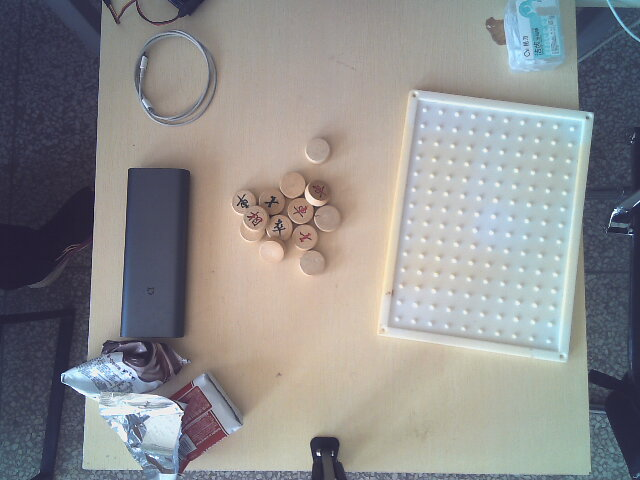
#> input picture im1.jpg, 640 x 480 px
$ python -i copy_pic_and_slabelle_color.py   (imports and definitions only)
#> lines starting #> are read from the running program, lines starting #| are printed output that depends on the picture
#> further down, picture is the input picture: PIL image 640x480 RGB; mean R, G, B 141.6, 141.4, 141.9
import glob
import random
from PIL import Image, ImageDraw, ImageFont
import sys
import os
import time
import cv2
import numpy as np

# [1 line not run here, left out]

# [210 lines left out: functions turn_clockwise0, turn_clockwise90, turn_clockwise180, turn_clockwise270, x_overturn, y_overturn, not called in this run]


def pil_to_cv(pil_image):
    """将PIL.Image转换为OpenCV格式（BGR顺序）"""
    return cv2.cvtColor(np.array(pil_image), cv2.COLOR_RGB2BGR)

def cv_to_pil(cv_image):
    """将OpenCV格式转换为PIL.Image（自动转为RGB）"""
    return Image.fromarray(cv2.cvtColor(cv_image, cv2.COLOR_BGR2RGB))

def hybrid_hue_shift(pil_image):
    """混合处理方案：PIL输入输出，OpenCV核心处理"""
    # 转换为OpenCV格式
    cv_img = pil_to_cv(pil_image.convert('RGB'))

    # OpenCV色相处理
    hsv = cv2.cvtColor(cv_img, cv2.COLOR_BGR2HSV)
#> hsv: shape (480, 640, 3); mean H, S, V 66.2, 43.9, 153.6
    h, s, v = cv2.split(hsv)
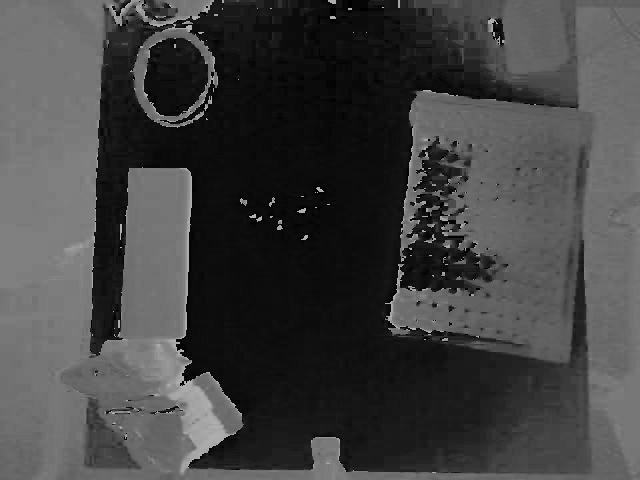
#> h: shape (480, 640); min 0, max 179, mean 66.2
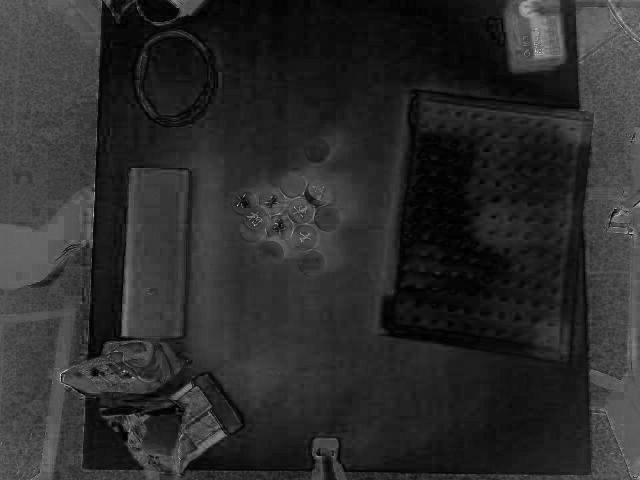
#> s: shape (480, 640); min 0, max 215, mean 43.9
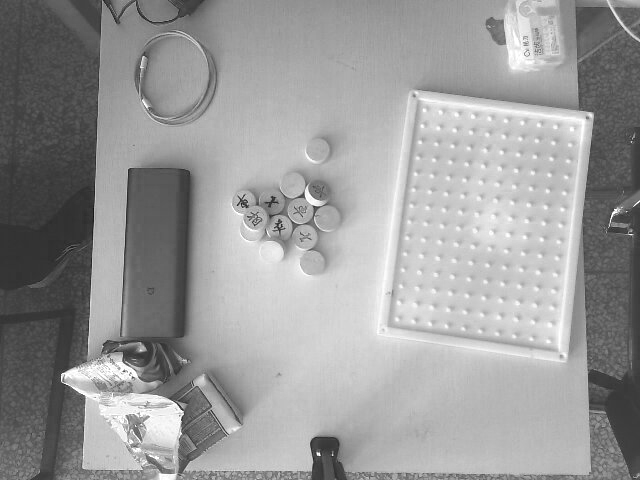
#> v: shape (480, 640); min 15, max 255, mean 153.6

    # 生成OpenCV格式的色相偏移（H通道范围0-179，每度对应2°）
    hue_shifts = [0, 30, 60, 90, 120, 150]  # 对应0°,60°,120°,180°,240°,300°
    h = (h + random.choice(hue_shifts)) % 180
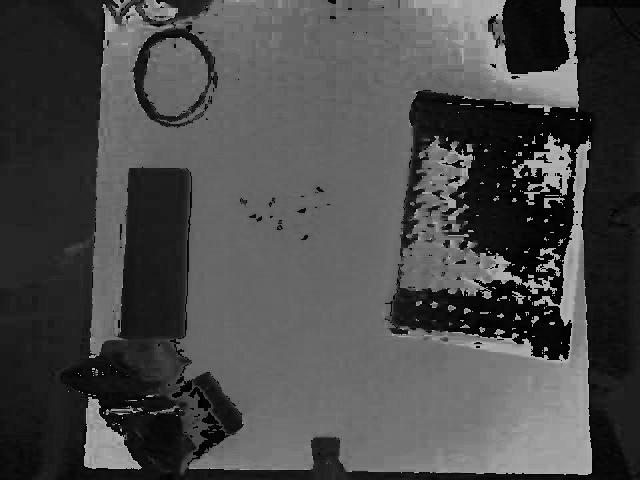
#> h: shape (480, 640); min 0, max 179, mean 73.8

    # 合并通道并转换回BGR
    shifted = cv2.cvtColor(cv2.merge([h, s, v]), cv2.COLOR_HSV2BGR)
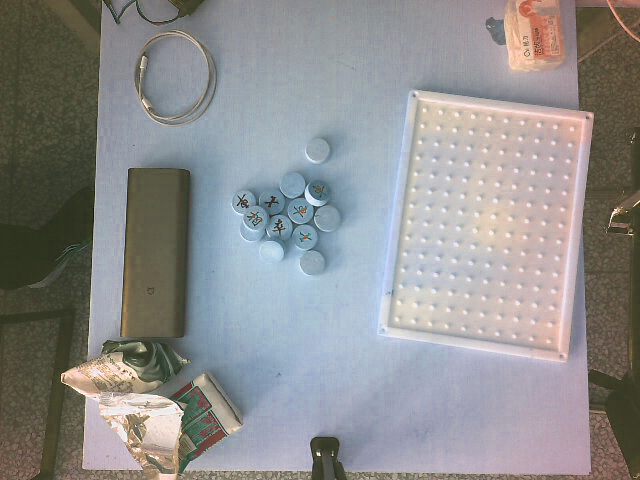
#> shifted: shape (480, 640, 3); mean B, G, R 141.6, 141.9, 142.1

    # 转回PIL格式
    return cv_to_pil(shifted)


# [4 lines not run here, left out]
# [1 line that did not run here, left out]
# [1 line that did not run here, left out]
# [31 lines not run here, left out]


>>> from PIL import Image
>>> picture = Image.open('im1.jpg')
>>> result = hybrid_hue_shift(picture)
